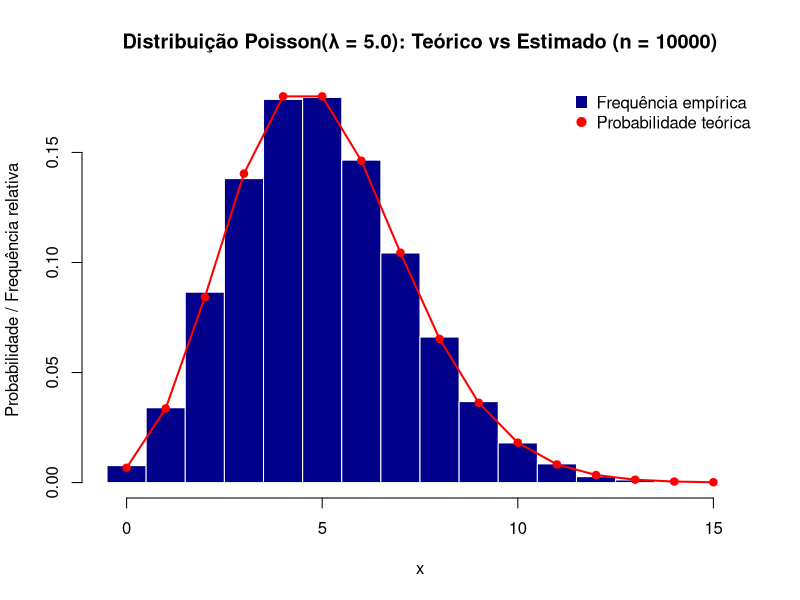

This figure's R source:
poisson_ar_1 <- function(lambda) {
  f_pois <- function(k, lambda) {
    return(exp(k * log(lambda) - lambda - lgamma(k + 1)))
  }
  fmax <- f_pois(floor(lambda), lambda)
  kmax <- qpois(0.9999, lambda = lambda)
  repeat {
    y <- sample(0:kmax, 1)
    fy <- f_pois(y, lambda)
    gy <- 1 / (kmax + 1)
    u <- runif(1)
    if (u < fy / (fmax)) {
      return(y)
    }
  }
}
poisson_ar <- function(lambda, n = 1) {
  replicate(n, poisson_ar_1(lambda))
}

#Conferindo resultados
#lambda <- 5
#amostra <- poisson_ar(n = 10000, lambda = lambda)

#tab <- rbind(
#  round(prop.table(table(amostra)), 3),
#  round(dpois(0:max(amostra), lambda), 3)
#)
#colnames(tab) <- 0:max(amostra)
#rownames(tab) <- c("freq", "prob")

#tab <- tab[, 1:10] %>%
#  kbl(
#    align = c(rep("c", 5)),
#    caption = "Comparação de frequências relativas com probabilidades teóricas"
#  )
#tab %>%
#  kable_styling(
#    latex_options = "hold_position",
#    bootstrap_options = c("bordered"),
#    font_size = 8
#  )



# --- Função auxiliar: densidade Poisson ---
f_pois <- function(k, lambda) {
  exp(k * log(lambda) - lambda - lgamma(k + 1))
}

# --- Geração por aceitação e rejeição ---
poisson_ar_1 <- function(lambda) {
  fmax <- f_pois(floor(lambda), lambda)  # valor máximo da f(k)
  kmax <- qpois(0.9999, lambda = lambda) # valor máximo de amostragem
  repeat {
    y <- sample(0:kmax, 1)
    fy <- f_pois(y, lambda)
    u <- runif(1)
    if (u < fy / fmax) {
      return(y)
    }
  }
}

poisson_ar <- function(lambda, n = 1) {
  replicate(n, poisson_ar_1(lambda))
}

# --- Parâmetros e amostra ---
set.seed(20252)
lambda <- 5
n <- 10000
amostra <- poisson_ar(lambda = lambda, n = n)
dir.create("figuras", showWarnings = FALSE)
png("figuras/graf_poisson.png", width = 800, height = 600, res = 120)
# --- Histograma das frequências relativas ---
hist(amostra,
     breaks = seq(-0.5, max(amostra) + 0.5, 1),
     freq = FALSE,
     col = "darkblue",
     border = "white",
     main = sprintf("Distribuição Poisson(λ = %.1f): Teórico vs Estimado (n = %d)", lambda, n),
     xlab = "x",
     ylab = "Probabilidade / Frequência relativa"
)

# --- Probabilidades teóricas ---
x_vals <- 0:max(amostra)
prob_teo <- dpois(x_vals, lambda)

# --- Sobreposição das probabilidades teóricas ---
points(x_vals, prob_teo, col = "red", pch = 19)
lines(x_vals, prob_teo, col = "red", lwd = 2)

# --- Legenda ---
legend("topright",
       legend = c("Frequência empírica", "Probabilidade teórica"),
       col = c("darkblue", "red"),
       pch = c(15, 19),
       pt.cex = c(1.5, 1.2),
       bty = "n")

dev.off()
